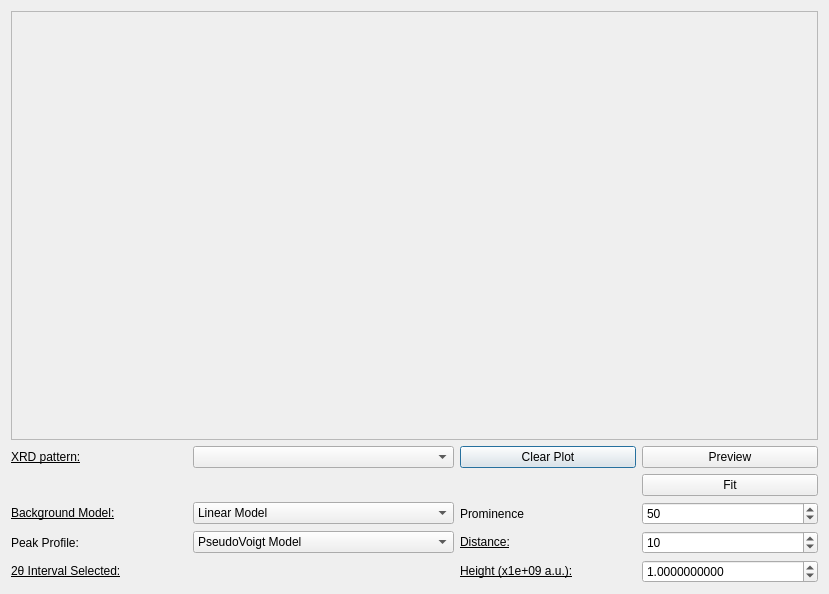
<?xml version="1.0" encoding="UTF-8"?>
<ui version="4.0">
 <class>pk_window</class>
 <widget class="QDialog" name="pk_window">
  <property name="geometry">
   <rect>
    <x>0</x>
    <y>0</y>
    <width>829</width>
    <height>594</height>
   </rect>
  </property>
  <property name="windowTitle">
   <string>Dialog</string>
  </property>
  <layout class="QVBoxLayout" name="verticalLayout">
   <item>
    <layout class="QGridLayout" name="gridLayout">
     <item row="3" column="2">
      <widget class="QPushButton" name="clear_plot_button">
       <property name="text">
        <string>Clear Plot</string>
       </property>
      </widget>
     </item>
     <item row="7" column="1">
      <widget class="QComboBox" name="pk_combo_box">
       <item>
        <property name="text">
         <string>PseudoVoigt Model</string>
        </property>
       </item>
       <item>
        <property name="text">
         <string>Split PseudoVoigt Model - 2x PseudoVoigt</string>
        </property>
       </item>
      </widget>
     </item>
     <item row="10" column="0">
      <widget class="QLabel" name="theta_interval_label">
       <property name="text">
        <string>&lt;html&gt;&lt;head/&gt;&lt;body&gt;&lt;p&gt;&lt;span style=&quot; text-decoration: underline;&quot;&gt;2θ Interval Selected:&lt;/span&gt;&lt;/p&gt;&lt;/body&gt;&lt;/html&gt;</string>
       </property>
      </widget>
     </item>
     <item row="5" column="0">
      <widget class="QLabel" name="bgk_label">
       <property name="text">
        <string>&lt;html&gt;&lt;head/&gt;&lt;body&gt;&lt;p&gt;&lt;span style=&quot; text-decoration: underline;&quot;&gt;Background Model:&lt;/span&gt;&lt;/p&gt;&lt;/body&gt;&lt;/html&gt;</string>
       </property>
      </widget>
     </item>
     <item row="7" column="0">
      <widget class="QLabel" name="pk_label">
       <property name="text">
        <string>&lt;html&gt;&lt;head/&gt;&lt;body&gt;&lt;p&gt;&lt;span style=&quot; text-decoration: underline;&quot;&gt;Peak Profile:&lt;/span&gt;&lt;/p&gt;&lt;/body&gt;&lt;/html&gt;</string>
       </property>
      </widget>
     </item>
     <item row="5" column="2">
      <widget class="QLabel" name="label">
       <property name="text">
        <string>Prominence</string>
       </property>
      </widget>
     </item>
     <item row="10" column="2">
      <widget class="QLabel" name="height_label">
       <property name="text">
        <string>&lt;html&gt;&lt;head/&gt;&lt;body&gt;&lt;p&gt;&lt;span style=&quot; text-decoration: underline;&quot;&gt;Height (x1e+09 a.u.):&lt;/span&gt;&lt;/p&gt;&lt;/body&gt;&lt;/html&gt;</string>
       </property>
      </widget>
     </item>
     <item row="10" column="3">
      <widget class="QDoubleSpinBox" name="height_spinBox">
       <property name="locale">
        <locale language="English" country="UnitedKingdom"/>
       </property>
       <property name="decimals">
        <number>10</number>
       </property>
       <property name="maximum">
        <double>99999999999999991611392.000000000000000</double>
       </property>
       <property name="singleStep">
        <double>0.500000000000000</double>
       </property>
       <property name="value">
        <double>1.000000000000000</double>
       </property>
      </widget>
     </item>
     <item row="5" column="1">
      <widget class="QComboBox" name="bgk_combo_box">
       <item>
        <property name="text">
         <string>Linear Model</string>
        </property>
       </item>
      </widget>
     </item>
     <item row="3" column="0">
      <widget class="QLabel" name="xrd_label">
       <property name="text">
        <string>&lt;html&gt;&lt;head/&gt;&lt;body&gt;&lt;p&gt;&lt;span style=&quot; text-decoration: underline;&quot;&gt;XRD pattern:&lt;/span&gt;&lt;/p&gt;&lt;/body&gt;&lt;/html&gt;</string>
       </property>
      </widget>
     </item>
     <item row="3" column="3">
      <widget class="QPushButton" name="preview_button">
       <property name="text">
        <string>Preview</string>
       </property>
      </widget>
     </item>
     <item row="7" column="3">
      <widget class="QSpinBox" name="distance_spinBox">
       <property name="wrapping">
        <bool>false</bool>
       </property>
       <property name="readOnly">
        <bool>false</bool>
       </property>
       <property name="minimum">
        <number>1</number>
       </property>
       <property name="maximum">
        <number>999999999</number>
       </property>
       <property name="value">
        <number>10</number>
       </property>
      </widget>
     </item>
     <item row="7" column="2">
      <widget class="QLabel" name="distance_label">
       <property name="text">
        <string>&lt;html&gt;&lt;head/&gt;&lt;body&gt;&lt;p&gt;&lt;span style=&quot; text-decoration: underline;&quot;&gt;Distance:&lt;/span&gt;&lt;/p&gt;&lt;/body&gt;&lt;/html&gt;</string>
       </property>
      </widget>
     </item>
     <item row="3" column="1">
      <widget class="QComboBox" name="xrd_combo_box"/>
     </item>
     <item row="1" column="0" rowspan="2" colspan="4">
      <widget class="QFrame" name="pk_frame">
       <property name="frameShape">
        <enum>QFrame::StyledPanel</enum>
       </property>
       <property name="frameShadow">
        <enum>QFrame::Raised</enum>
       </property>
      </widget>
     </item>
     <item row="10" column="1">
      <widget class="QLabel" name="interval_label">
       <property name="text">
        <string/>
       </property>
      </widget>
     </item>
     <item row="4" column="3">
      <widget class="QPushButton" name="pk_button">
       <property name="text">
        <string>Fit</string>
       </property>
      </widget>
     </item>
     <item row="5" column="3">
      <widget class="QSpinBox" name="prominence_spinBox">
       <property name="minimum">
        <number>1</number>
       </property>
       <property name="maximum">
        <number>999999999</number>
       </property>
       <property name="value">
        <number>50</number>
       </property>
      </widget>
     </item>
    </layout>
   </item>
  </layout>
 </widget>
 <resources/>
 <connections/>
</ui>
